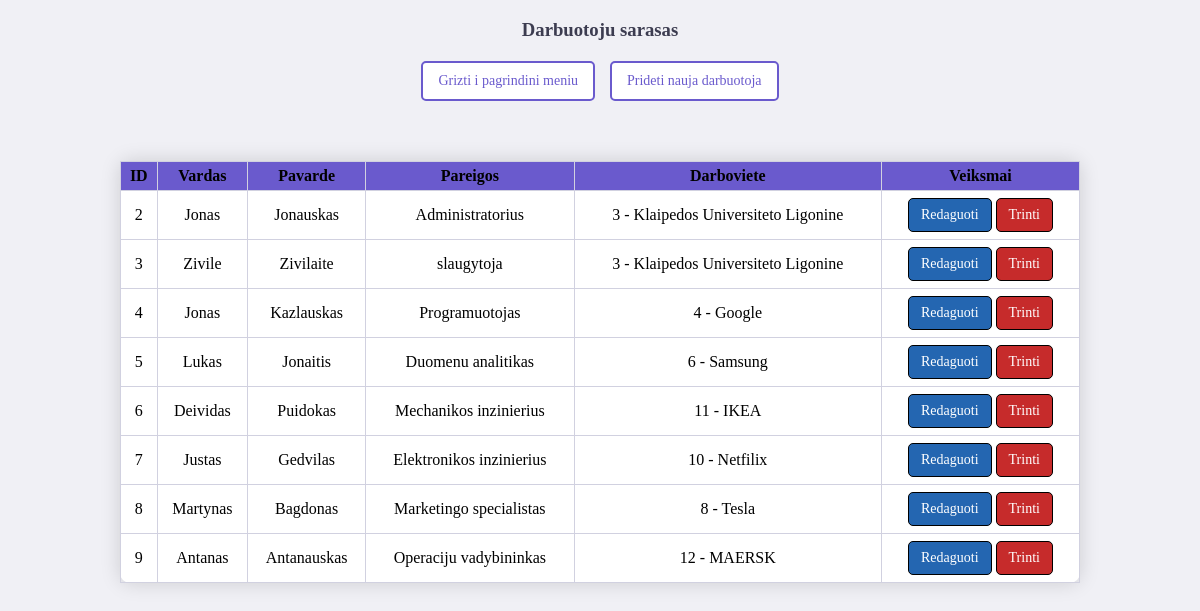
The app's page /darbuotojai with its own data.
### 32/app.py (models this page shows, shortened)
class Darbuotojas(db.Model):
    id = db.Column(db.Integer, primary_key=True)
    vardas = db.Column(db.String(50), nullable=False)
    pavarde = db.Column(db.String(50), nullable=False)
    pareigos = db.Column(db.String(50), nullable=False)
    darboviete_id = db.Column(db.Integer, db.ForeignKey('darboviete.id'), nullable=False)

class Darboviete(db.Model):
    id = db.Column(db.Integer, primary_key=True)
    pavadinimas = db.Column(db.String(50), nullable=False)
    miestas = db.Column(db.String(50), nullable=False)
    darbuotojai = db.relationship('Darbuotojas', backref='darboviete', lazy=True)

### 32/app.py (the view)
@app.route('/darbuotojai', methods=['GET'])
def darbuotojai():
    darbuotojai = Darbuotojas.query.all()
    return render_template('darbuotojai.html', darbuotojai=darbuotojai)

### 32/templates/darbuotojai.html (shortened to what this page needs)
<!DOCTYPE html>
<html lang="en">
<head>
    <link rel="stylesheet" href="/static/style.css">
</head>
<body>
<h3>Darbuotoju sarasas</h3>
<div class="buttonContainer">
    <a href="/" class="whiteButton">Grizti i pagrindini meniu</a>
    <a href="/prideti-darbuotoja" class="whiteButton">Prideti nauja darbuotoja</a>
</div>
<br>
<table>
    <thead>
    <tr>
        <th>ID</th>
        <th>Vardas</th>
        <th>Pavarde</th>
        <th>Pareigos</th>
        <th>Darboviete</th>
        <th>Veiksmai</th>
    </tr>
    </thead>
    <tbody>
    {% for darbuotojas in darbuotojai %}
    <tr>
        <td>{{darbuotojas.id}}</td>
        <td>{{darbuotojas.vardas}}</td>
        <td>{{darbuotojas.pavarde}}</td>
        <td>{{darbuotojas.pareigos}}</td>
        <td>{{darbuotojas.darboviete_id}} - {{darbuotojas.darboviete.pavadinimas}}</td>
        <td>
            <a href="{{ url_for('redaguoti_darbuotoja', id=darbuotojas.id) }}" class="buttonBlue" >Redaguoti</a>
            <a href="{{ url_for('trinti_darbuotoja', id=darbuotojas.id) }}" class="buttonRed">Trinti</a>
        </td>
    </tr>
    {% endfor %}
    </tbody>
</table>
</body>
</html>

### 32/static/style.css (style rules this page uses)
body { background-color: #f0f0f5; font-family: "Times New Roman", Times, serif; margin: 0; padding: 0; }
h3 { font-weight: bold; text-align: center; color: #3c3c50; }
table { width: 80%; border-collapse: collapse; background-color: #ffffff; box-shadow: 0 0 20px rgba(0, 0, 0, 0.15); margin: 20px auto; border-radius: 10px; }
th, td { border: 1px solid #d1d1e0; padding: 5px; text-align: center; }
th { background-color: #6a5acd; }
a { display: inline-block; padding: 2px 5px; margin: 2px 0; text-decoration: none; text-align: center; border: none; cursor: pointer; color: black; }
.buttonRed { background-color: rgb(198, 43, 43); color: white; padding: 8px 12px; border-radius: 5px; border: 0.5px solid black; font-size: 14px; transition: background-color 0.2s ease-in-out; }
.buttonBlue { background-color: rgb(36, 102, 177); color: white; padding: 8px 12px; border-radius: 5px; border: 0.5px solid black; font-size: 14px; transition: background-color 0.2s ease-in-out; }
.whiteButton { background-color: white; color: #6a5acd; border: 2px solid #6a5acd; padding: 10px 15px; border-radius: 5px; font-size: 14px; cursor: pointer; text-decoration: none; transition: all 0.3s ease-in-out; }
.buttonContainer { display: flex; justify-content: center; gap: 15px; margin-bottom: 20px; }

### records on screen
Darbuotojas: id "2", vardas "Jonas", pavarde "Jonauskas", pareigos "Administratorius", darboviete_id "3", darboviete.pavadinimas "Klaipedos Universiteto Ligonine"
Darbuotojas: id "3", vardas "Zivile", pavarde "Zivilaite", pareigos "slaugytoja", darboviete_id "3", darboviete.pavadinimas "Klaipedos Universiteto Ligonine"
Darbuotojas: id "4", vardas "Jonas", pavarde "Kazlauskas", pareigos "Programuotojas", darboviete_id "4", darboviete.pavadinimas "Google"
Darbuotojas: id "5", vardas "Lukas", pavarde "Jonaitis", pareigos "Duomenu analitikas", darboviete_id "6", darboviete.pavadinimas "Samsung"
Darbuotojas: id "6", vardas "Deividas", pavarde "Puidokas", pareigos "Mechanikos inzinierius", darboviete_id "11", darboviete.pavadinimas "IKEA"
Darbuotojas: id "7", vardas "Justas", pavarde "Gedvilas", pareigos "Elektronikos inzinierius", darboviete_id "10", darboviete.pavadinimas "Netfilix"
Darbuotojas: id "8", vardas "Martynas", pavarde "Bagdonas", pareigos "Marketingo specialistas", darboviete_id "8", darboviete.pavadinimas "Tesla"
Darbuotojas: id "9", vardas "Antanas", pavarde "Antanauskas", pareigos "Operaciju vadybininkas", darboviete_id "12", darboviete.pavadinimas "MAERSK"
